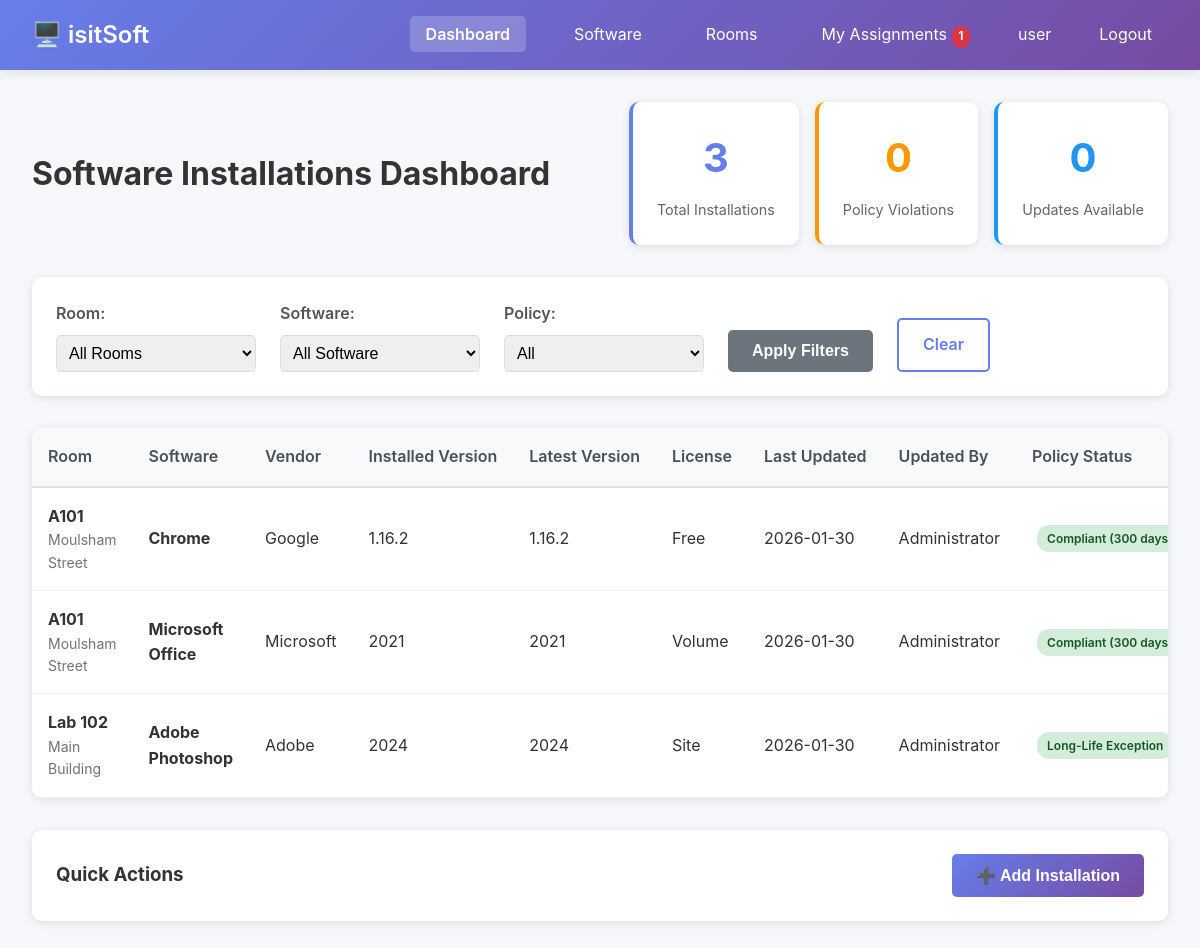
/ (signed in), run on the app's committed database.
### tables this page shows
CREATE TABLE users (
    id INTEGER PRIMARY KEY AUTOINCREMENT,
    username TEXT NOT NULL UNIQUE,
    password_hash TEXT NOT NULL,
    full_name TEXT,
    email TEXT,
    is_superuser BOOLEAN DEFAULT 0,
    created_at TIMESTAMP DEFAULT CURRENT_TIMESTAMP,
    last_login TIMESTAMP
);

CREATE TABLE installations (
    id INTEGER PRIMARY KEY AUTOINCREMENT,
    software_id INTEGER NOT NULL,
    room_id INTEGER NOT NULL,
    installed_version TEXT NOT NULL,
    last_updated TIMESTAMP DEFAULT CURRENT_TIMESTAMP,
    updated_by TEXT,
    is_long_life BOOLEAN DEFAULT 0, -- Exception to 300-day policy
    long_life_reason TEXT,
    long_life_approved_by TEXT,
    long_life_approved_at TIMESTAMP,
    FOREIGN KEY (software_id) REFERENCES software(id) ON DELETE CASCADE,
    FOREIGN KEY (room_id) REFERENCES rooms(id) ON DELETE CASCADE,
    UNIQUE(software_id, room_id)
);

CREATE TABLE rooms (
    id INTEGER PRIMARY KEY AUTOINCREMENT,
    room_name TEXT NOT NULL UNIQUE,
    building TEXT,
    floor TEXT,
    created_at TIMESTAMP DEFAULT CURRENT_TIMESTAMP
);

CREATE TABLE software (
    id INTEGER PRIMARY KEY AUTOINCREMENT,
    software_name TEXT NOT NULL,
    version TEXT NOT NULL,
    vendor TEXT,
    license_key TEXT,
    license_type TEXT, -- e.g., 'Site', 'Volume', 'Per-User'
    license_count INTEGER,
    installer_filename TEXT,
    installer_path TEXT,
    description TEXT,
    created_at TIMESTAMP DEFAULT CURRENT_TIMESTAMP,
    updated_at TIMESTAMP DEFAULT CURRENT_TIMESTAMP
, installer_url TEXT);

### app.py (the view)
@app.route('/')
@login_required
def index():
    conn = get_db()
    cursor = conn.cursor()
    room_filter = request.args.get('room', '')
    software_filter = request.args.get('software', '')
    policy_filter = request.args.get('policy', '')
    query = '''
        SELECT
            i.id as installation_id, s.id as software_id, s.software_name, s.vendor,
            i.installed_version, s.version as latest_version, s.license_type, s.license_key,
            r.id as room_id, r.room_name, r.building, i.last_updated, i.updated_by,
            i.is_long_life, i.long_life_reason, s.installer_filename
        FROM installations i
        JOIN software s ON i.software_id = s.id
        JOIN rooms r ON i.room_id = r.id
        WHERE 1=1
    '''
    params = []
    if room_filter:
        query += ' AND r.room_name LIKE ?'
        params.append(f'%{room_filter}%')
    if software_filter:
        query += ' AND s.software_name LIKE ?'
        params.append(f'%{software_filter}%')
    query += ' ORDER BY r.room_name, s.software_name'
    cursor.execute(query, params)
    installations = []
    for row in cursor.fetchall():
        installation = dict(row)
        compliant, days_remaining = check_policy_compliance(installation['last_updated'])
        if policy_filter == 'compliant' and (not compliant and not installation['is_long_life']):
            continue
        elif policy_filter == 'non-compliant' and (compliant or installation['is_long_life']):
            continue
        installation['policy_compliant'] = compliant or installation['is_long_life']
        installation['days_remaining'] = days_remaining
        installation['needs_update'] = installation['installed_version'] != installation['latest_version']
        installations.append(installation)
    cursor.execute('SELECT DISTINCT room_name FROM rooms ORDER BY room_name')
    rooms = [row['room_name'] for row in cursor.fetchall()]
    cursor.execute('SELECT DISTINCT software_name FROM software ORDER BY software_name')
    software_list = [row['software_name'] for row in cursor.fetchall()]
    cursor.execute('SELECT id, room_name FROM rooms ORDER BY room_name')
    rooms_with_ids = [dict(row) for row in cursor.fetchall()]
    cursor.execute('SELECT id, software_name, version FROM software ORDER BY software_name')
    software_with_ids = [dict(row) for row in cursor.fetchall()]
    conn.close()
    return render_template('dashboard.html',
                         installations=installations, rooms=rooms, software_list=software_list,
                         rooms_with_ids=rooms_with_ids, software_with_ids=software_with_ids,
                         current_filters={'room': room_filter, 'software': software_filter, 'policy': policy_filter})

### app.py (called while the page is built)
@login_manager.user_loader
def load_user(user_id):
    conn = get_db()
    cursor = conn.cursor()
    cursor.execute('SELECT id, username, full_name, is_superuser FROM users WHERE id = ?', (user_id,))
    user_data = cursor.fetchone()
    conn.close()
    if user_data:
        return User(user_data['id'], user_data['username'], user_data['full_name'], user_data['is_superuser'])
    return None

@app.context_processor
def inject_pending_assignments():
    if current_user.is_authenticated:
        conn = get_db()
        cursor = conn.cursor()
        cursor.execute('''
            SELECT COUNT(*) as count
            FROM assignments
            WHERE assigned_to = ? AND status = 'pending'
        ''', (current_user.id,))
        result = cursor.fetchone()
        conn.close()
        return {'pending_assignments_count': result['count'] if result else 0}
    return {'pending_assignments_count': 0}

def get_db():
    conn = sqlite3.connect(DB_PATH)
    conn.row_factory = sqlite3.Row
    return conn

def check_policy_compliance(last_updated):
    if not last_updated:
        return False, 300
    if isinstance(last_updated, str):
        try:
            last_updated = datetime.fromisoformat(last_updated.replace('Z', '+00:00'))
        except:
            last_updated = datetime.strptime(last_updated[:19], '%Y-%m-%d %H:%M:%S')
    days_since_update = (datetime.now() - last_updated).days
    days_remaining = UPDATE_POLICY_DAYS - days_since_update
    return days_remaining > 0, days_remaining

### templates/dashboard.html (shortened to what this page needs)
<!DOCTYPE html>
<html lang="en">
<head>
    <link rel="stylesheet" href="{{ url_for('static', filename='style.css') }}">
</head>
<body>
    <nav class="navbar">
        <div class="nav-brand">
            <h1>🖥️ isitSoft</h1>
        </div>
        <ul class="nav-menu">
            <li><a href="{{ url_for('index') }}" class="active">Dashboard</a></li>
            <li><a href="{{ url_for('software_list') }}">Software</a></li>
            <li><a href="{{ url_for('rooms_list') }}">Rooms</a></li>
            <li><a href="{{ url_for('my_assignments') }}">{% if current_user.is_superuser %}Assignments{% else %}My Assignments{% endif %}{% if pending_assignments_count > 0 %}<span class="notification-badge">{{ pending_assignments_count }}</span>{% endif %}</a></li>
            <li class="user-info">
                {{ current_user.username }}
            </li>
            <li><a href="{{ url_for('logout') }}">Logout</a></li>
        </ul>
    </nav>
    <div class="container">
        <div class="page-header">
            <h2>Software Installations Dashboard</h2>
            <div class="header-stats">
                <div class="stat-card">
                    <div class="stat-value">{{ installations|length }}</div>
                    <div class="stat-label">Total Installations</div>
                </div>
                <div class="stat-card warning">
                    <div class="stat-value">{{ installations|selectattr('policy_compliant', 'equalto', False)|list|length }}</div>
                    <div class="stat-label">Policy Violations</div>
                </div>
                <div class="stat-card info">
                    <div class="stat-value">{{ installations|selectattr('needs_update', 'equalto', True)|list|length }}</div>
                    <div class="stat-label">Updates Available</div>
                </div>
            </div>
        </div>
        <div class="filters-section">
            <form method="get" class="filters-form">
                <div class="filter-group">
                    <label>Room:</label>
                    <select name="room" onchange="this.form.submit()">
                        <option value="">All Rooms</option>
                    </select>
                </div>
                <div class="filter-group">
                    <label>Software:</label>
                    <select name="software" onchange="this.form.submit()">
                        <option value="">All Software</option>
                    </select>
                </div>
                <div class="filter-group">
                    <label>Policy:</label>
                    <select name="policy" onchange="this.form.submit()">
                        <option value="">All</option>
                    </select>
                </div>
                <button type="submit" class="btn btn-secondary">Apply Filters</button>
                <a href="{{ url_for('index') }}" class="btn btn-outline">Clear</a>
            </form>
        </div>
        <div class="table-container">
            <table class="data-table">
                <thead>
                    <tr>
                        <th>Room</th>
                        <th>Software</th>
                        <th>Vendor</th>
                        <th>Installed Version</th>
                        <th>Latest Version</th>
                        <th>License</th>
                        <th>Last Updated</th>
                        <th>Updated By</th>
                        <th>Policy Status</th>
                    </tr>
                </thead>
                <tbody>
                    {% for inst in installations %}
                    <tr class="{% if not inst.policy_compliant %}row-warning{% endif %}">
                        <td>
                            <strong>{{ inst.room_name }}</strong>
                            <div class="text-muted">{{ inst.building }}</div>
                        </td>
                        <td>
                            <strong>{{ inst.software_name }}</strong>
                        </td>
                        <td>{{ inst.vendor or 'N/A' }}</td>
                        <td>{{ inst.installed_version }}</td>
                        <td>{{ inst.latest_version }}</td>
                        <td>
                            <div>{{ inst.license_type or 'N/A' }}</div>
                        </td>
                        <td>
                            {% if inst.last_updated %}
                            {{ inst.last_updated[:10] }}
                            {% else %}
                            Never
                            {% endif %}
                        </td>
                        <td>{{ inst.updated_by or 'N/A' }}</td>
                        <td>
                            {% if inst.is_long_life %}
                            <span class="badge badge-success" title="{{ inst.long_life_reason }}">
                                Long-Life Exception
                            </span>
                            {% elif inst.policy_compliant %}
                            <span class="badge badge-success">
                                Compliant ({{ inst.days_remaining }} days)
                            </span>
                            {% else %}
                            <span class="badge badge-danger">
                                OVERDUE ({{ -inst.days_remaining }} days)
                            </span>
                            {% endif %}
                        </td>
                    </tr>
                    {% else %}
                    <tr>
                        <td colspan="10" class="text-center">No installations found. Add software to rooms to get started.</td>
                    </tr>
                    {% endfor %}
                </tbody>
            </table>
        </div>
        <div class="quick-actions">
            <h3>Quick Actions</h3>
            <button class="btn btn-primary" onclick="showAddInstallationModal()">
                ➕ Add Installation
            </button>
        </div>
    </div>
</body>
</html>

### static/style.css (style rules this page uses)
* { margin: 0; padding: 0; box-sizing: border-box; }
body { font-family: -apple-system, BlinkMacSystemFont, 'Segoe UI', Roboto, 'Helvetica Neue', Arial, sans-serif; background: #f5f7fa; color: #333; line-height: 1.6; }
.navbar { background: linear-gradient(135deg, #667eea 0%, #764ba2 100%); color: white; padding: 1rem 2rem; box-shadow: 0 2px 10px rgba(0,0,0,0.1); display: flex; justify-content: space-between; align-items: center; }
.nav-brand h1 { font-size: 1.5rem; font-weight: 600; }
.nav-menu { display: flex; list-style: none; gap: 2rem; }
.nav-menu a { color: white; text-decoration: none; padding: 0.5rem 1rem; border-radius: 5px; transition: background 0.3s; position: relative; }
.nav-menu a.active { background: rgba(255,255,255,0.2); font-weight: 600; }
.badge { background: #ff4444; color: white; padding: 2px 8px; border-radius: 12px; font-size: 0.75rem; margin-left: 5px; }
.container { max-width: 1400px; margin: 2rem auto; padding: 0 2rem; }
.page-header { display: flex; justify-content: space-between; align-items: center; margin-bottom: 2rem; }
.page-header h2 { font-size: 2rem; color: #333; }
.header-stats { display: flex; gap: 1rem; }
.stat-card { background: white; padding: 1.5rem; border-radius: 10px; box-shadow: 0 2px 8px rgba(0,0,0,0.1); min-width: 150px; text-align: center; border-left: 4px solid #667eea; }
.stat-card.warning { border-left-color: #ff9800; }
.stat-card.info { border-left-color: #2196f3; }
.stat-value { font-size: 2.5rem; font-weight: bold; color: #667eea; }
.stat-card.warning .stat-value { color: #ff9800; }
.stat-card.info .stat-value { color: #2196f3; }
.stat-label { color: #666; font-size: 0.9rem; margin-top: 0.5rem; }
.filters-section { background: white; padding: 1.5rem; border-radius: 10px; box-shadow: 0 2px 8px rgba(0,0,0,0.1); margin-bottom: 2rem; }
.filters-form { display: flex; gap: 1.5rem; align-items: end; flex-wrap: wrap; }
.filter-group { display: flex; flex-direction: column; min-width: 200px; }
.filter-group label { font-weight: 600; margin-bottom: 0.5rem; color: #555; }
.filter-group select, .filter-group input { padding: 0.5rem; border: 1px solid #ddd; border-radius: 5px; font-size: 1rem; }
.table-container { background: white; border-radius: 10px; box-shadow: 0 2px 8px rgba(0,0,0,0.1); overflow-x: auto; margin-bottom: 2rem; }
.data-table { width: 100%; border-collapse: collapse; }
.data-table thead { background: #f8f9fa; border-bottom: 2px solid #dee2e6; }
.data-table th { padding: 1rem; text-align: left; font-weight: 600; color: #495057; white-space: nowrap; }
.data-table td { padding: 1rem; border-bottom: 1px solid #f0f0f0; }
.text-muted { color: #6c757d; font-size: 0.875rem; }
.badge { padding: 4px 10px; border-radius: 12px; font-size: 0.75rem; font-weight: 600; display: inline-block; white-space: nowrap; }
.badge-success { background: #d4edda; color: #155724; }
.notification-badge { background: #dc3545; color: white; border-radius: 10px; padding: 2px 6px; font-size: 0.7rem; font-weight: bold; margin-left: 5px; display: inline-block; min-width: 18px; text-align: center; }
.btn { padding: 0.75rem 1.5rem; border: none; border-radius: 5px; font-size: 1rem; font-weight: 600; cursor: pointer; transition: all 0.3s; text-decoration: none; display: inline-block; }
.btn-primary { background: linear-gradient(135deg, #667eea 0%, #764ba2 100%); color: white; }
.btn-secondary { background: #6c757d; color: white; }
.btn-outline { background: white; color: #667eea; border: 2px solid #667eea; }
.quick-actions { background: white; padding: 1.5rem; border-radius: 10px; box-shadow: 0 2px 8px rgba(0,0,0,0.1); display: flex; gap: 1rem; align-items: center; flex-wrap: wrap; }
.quick-actions h3 { margin-right: auto; }

### data on the page
users: username "user"
installations: room_name "A101", building "Moulsham Street", software_name "Chrome", vendor "Google", installed_version "1.16.2", latest_version "1.16.2", license_type "Free", last_updated "2026-01-30", updated_by "Administrator", days_remaining "300"
installations: room_name "A101", building "Moulsham Street", software_name "Microsoft Office", vendor "Microsoft", installed_version "2021", latest_version "2021", license_type "Volume", last_updated "2026-01-30", updated_by "Administrator", days_remaining "300"
installations: room_name "Lab 102", building "Main Building", software_name "Adobe Photoshop", vendor "Adobe", installed_version "2024", latest_version "2024", license_type "Site", last_updated "2026-01-30", updated_by "Administrator"

### other printed values
{{ pending_assignments_count }} "1"
{{ installations|length }} "3"
{{ installations|selectattr('needs_update', 'equalto', True)|list|length }} "0"
